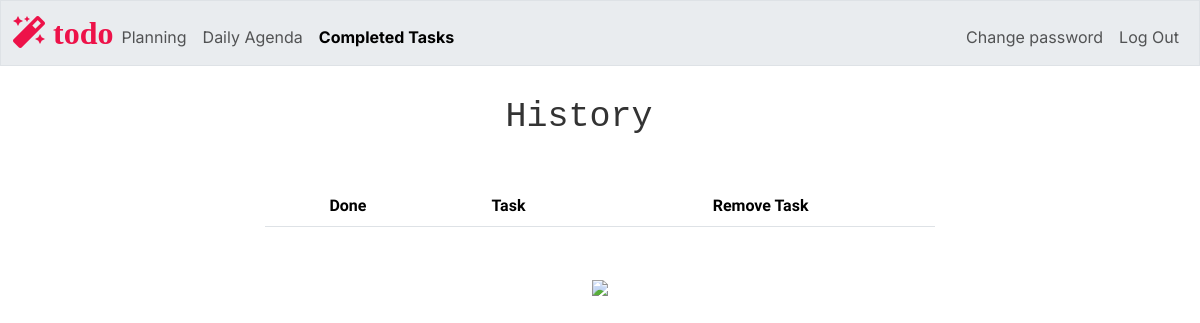
The app's page /completed (signed in), older data.
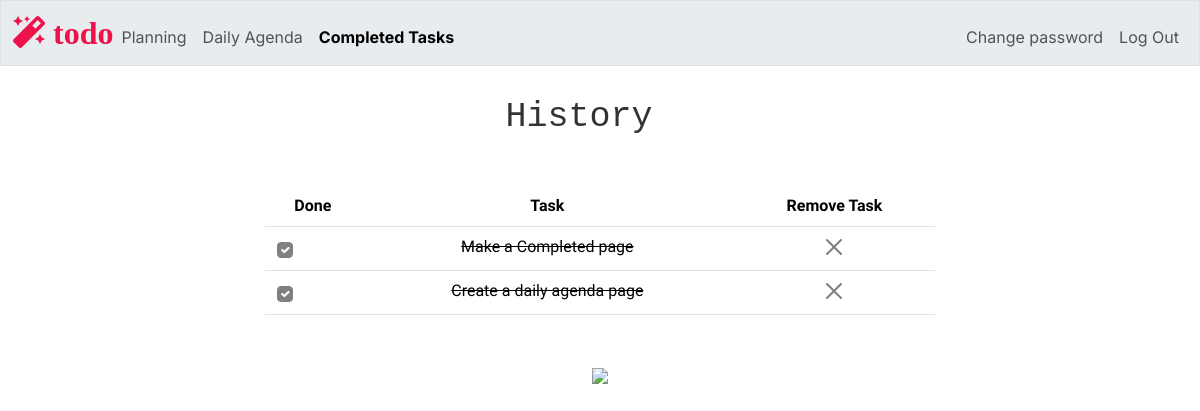
The same page, newer data.
### tables this page shows
CREATE TABLE tasks (
    id INTEGER PRIMARY KEY AUTOINCREMENT NOT NULL,
    users_id INTEGER NOT NULL,
    category TEXT NOT NULL,
    task TEXT NOT NULL,
    timeframe TEXT,
    priority TEXT,
    completion INTEGER DEFAULT 0,
    date DATE,
    time TIME,
    FOREIGN KEY (users_id) REFERENCES users(id)
);

### app.py (the view)
@app.route("/completed", methods=["GET", "POST"])
@login_required
def completed():
    users_id = session["user_id"]
    tasks = db.execute("SELECT id, category, task, completion FROM tasks WHERE users_id =? AND completion = 1", users_id)
    welcome_message_h1 = "History "
    return render_template("completed.html", tasks=tasks, welcome_message_h1 = welcome_message_h1, current_page="completed")

### app.py (called while the page is built)
@app.after_request
def after_request(response):
    response.headers["Cache-Control"] = "no-cache, no-store, must-revalidate"
    response.headers["Expires"] = 0
    response.headers["Pragma"] = "no-cache"
    return response

### helpers.py (called while the page is built)
def login_required(f):
    @wraps(f)
    def decorated_function(*args, **kwargs):
        if session.get("user_id") is None:
            return redirect("/login")
        return f(*args, **kwargs)
    return decorated_function

### templates/completed.html (shortened to what this page needs)
{% extends "layout.html" %}
{% block main %}
    <table class="table mx-auto text-center mb-5" style="width: 60%;">
        <thead>
            <tr>
                <th> Done </th>
                <th> Task </th>
                <th> Remove Task </th>
            </tr>
        </thead>
        <tbody>
            {% for task in tasks %}
                <tr id="todo_row_{{ task.id }}" >
                    <td class="align-middle">
                        <div class="d-flex align-items-center " >
                            <div class=" col-auto d-flex justify-content-center align-items-center form-check" >
                                <input class="form-check-input completion-checkbox"
                                        type="checkbox"
                                        id="completion_{{ task.id }}"
                                        name="task_completion"
                                        data-task-id="{{ task.id }}"
                                        data-completion="{{ task.completion}}"
                                        {% if task.completion == 1 %}checked{% endif %}
                                        onchange="updateTaskStatus(this)"
                                        style="background-color: gray; border-color: gray;">
                            </div>
                        </div>
                    </td>
                    <td style="text-decoration: line-through;">{{ task.task }}</td>
                    <td>
                        <button class="btn-close" onclick="delete_task({{ task.id }})"></button>
                    </td>
                </tr>
            {% endfor %}
        </tbody>
    </table>
    <img src="/static/completed.png" class="wide-image">
{% endblock %}

Row changes from the older to the newer data that the page shows:
added tasks: completion "☑", task "Make a Completed page"
added tasks: completion "☑", task "Create a daily agenda page"
